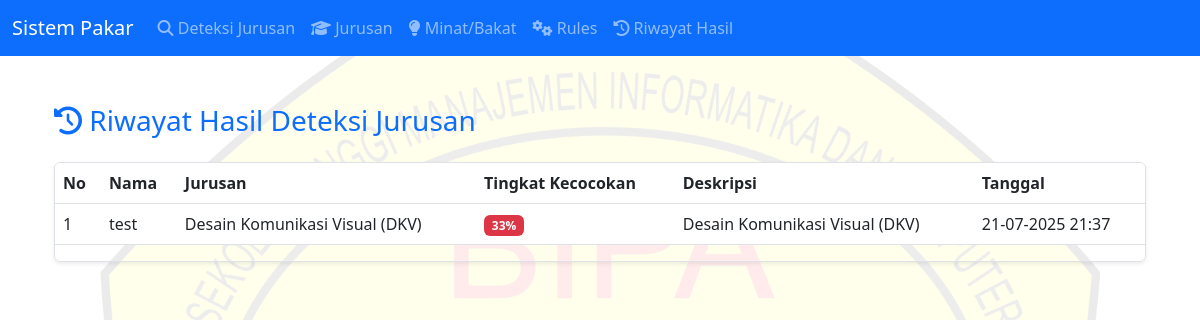
Screenshot of /riwayat_hasil.php with the database file from the repository.
### tables this page shows
CREATE TABLE `hasil_deteksi` (
  `id` int(11) NOT NULL,
  `nama` varchar(100) DEFAULT NULL,
  `jurusan` varchar(100) DEFAULT NULL,
  `deskripsi` text DEFAULT NULL,
  `tingkat_kecocokan` int(11) DEFAULT NULL,
  `tanggal` datetime DEFAULT current_timestamp()
);

### riwayat_hasil.php (the view, shortened to what this page needs)
<?php include 'navbar.php'; ?>
<div class="container mt-5">
    <h3 class="mb-4 text-primary"><i class="fas fa-history"></i> Riwayat Hasil Deteksi Jurusan</h3>
    <div class="table-responsive shadow-sm border rounded">
        <table class="table table-hover align-middle">
            <thead>
                <tr>
                    <th>No</th>
                    <th>Nama</th>
                    <th>Jurusan</th>
                    <th>Tingkat Kecocokan</th>
                    <th>Deskripsi</th>
                    <th>Tanggal</th>
                </tr>
            </thead>
            <tbody>
                <?php
                $hasil = mysqli_query($koneksi, "SELECT * FROM hasil_deteksi ORDER BY tanggal DESC");
                $no = 1;
                while ($row = mysqli_fetch_assoc($hasil)) {
                    $tingkat = $row['tingkat_kecocokan'];
                    if ($tingkat >= 80) {
                        $badge = 'success';
                    } elseif ($tingkat >= 50) {
                        $badge = 'warning';
                    } else {
                        $badge = 'danger';
                    }
                    echo "<tr>
                            <td>{$no}</td>
                            <td>{$row['nama']}</td>
                            <td>{$row['jurusan']}</td>
                            <td><span class='badge bg-$badge'>{$tingkat}%</span></td>
                            <td>{$row['deskripsi']}</td>
                            <td>" . date('d-m-Y H:i', strtotime($row['tanggal'])) . "</td>
                          </tr>";
                    $no++;
                }
                ?>
            </tbody>
        </table>
    </div>
</div>
<?php include 'footer.php'; ?>
</body>
</html>

### navbar.php (style rules this page uses)
body { position: relative; margin: 0; padding: 0; }
body::before { content: ""; position: fixed; top: 0; left: 0; width: 100%; height: 100%; background-image: url('Logo_Bipa_Color.png'); background-repeat: no-repeat; background-position: center center; background-size: 1000px; opacity: 0.08; z-index: -1; }

### rows the page displays
hasil_deteksi: nama "test", jurusan "Desain Komunikasi Visual (DKV)", tingkat_kecocokan "33", deskripsi "Desain Komunikasi Visual (DKV)", tanggal "21-07-2025 21:37"
